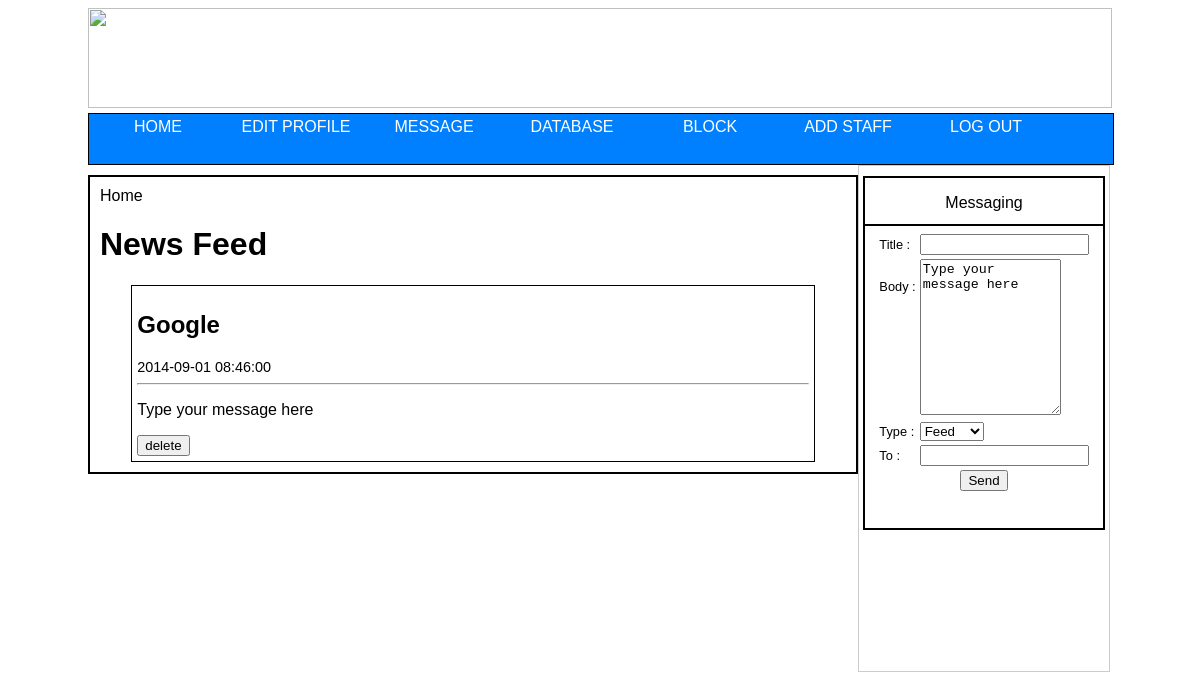
Page /index.php (signed in) on the committed database.
### tables this page shows
CREATE TABLE IF NOT EXISTS `message` (
  `message_id` int(11) NOT NULL AUTO_INCREMENT,
  `message_title` text NOT NULL,
  `message_body` text NOT NULL,
  `message_type` enum('private','feed') NOT NULL,
  `message_DateTime` datetime NOT NULL,
  `sender_id` int(11) NOT NULL,
  `receiver_id` int(11) DEFAULT NULL,
  `readd` tinyint(1) NOT NULL,
  PRIMARY KEY (`message_id`),
  UNIQUE KEY `message_id` (`message_id`),
  KEY `sender_id` (`sender_id`),
  KEY `receiver_id` (`receiver_id`)
);

### classes/DB.php (called while the page is built, shortened)
<?php
class DB{
	private static $_instance = null;
	private $_pdo,
			$_query,
			$_error = false,
			$_results,
			$_count = 0;
	private function __construct() {
		try{
			$this->_pdo = new PDO('mysql:host='.Config::get('mysql/host').';dbname='.Config::get('mysql/db'),Config::get('mysql/username'),Config::get('mysql/password'));
		}catch(PDOException $e){
			die($e->getMessage());
		}
	}
	public static function getInstance() {
		if(!isset(self::$_instance)){
			self::$_instance = new DB();
		}
		return self::$_instance;
	}
	public function query($sql, $params = array()){
		if($this->_query = $this->_pdo->prepare($sql)){
			$x = 1;
			if(count($params)){
				foreach($params as $param){
					$this->_query->bindValue($x, $param);
					$x++;
				}
			}
			if($this->_query->execute()){
				$this->_result = $this->_query->fetchAll(PDO::FETCH_OBJ);
				$this->_count = $this->_query->rowCount();
			}else{
				$this->_error = true;
				var_dump($this->_query->errorInfo());
			}
		}
		return $this;
	}
	private function action($action, $table, $where){
			if(count($where)==3){
			    $operators = array('=','<=','>=','!=','');
				    $field = $where[0];
				 $operator = $where[1];
				    $value = $where[2];
				if(in_array($operator, $operators)){
						$sql = "{$action} FROM {$table} WHERE {$field} {$operator} ?";
					if(!$this->query($sql, array($value))->error()){
						return $this;
					}
				}
			}else{
				$sql = "SELECT * FROM {$table}";
				if(!$this->query($sql)->error()){
					return $this;
				}
			}
		return false;
	}
	public function get($table, $where = null){
		return $this->action('SELECT *',$table,$where);
	}
	public function error(){
		return $this->_error;
	}
	public function result(){
		return $this->_result;
	}
	public function count(){
		return $this->_count;
	}
}

### classes/Config.php (called while the page is built)
<?php
class Config {
	public static function get($path = null) {
		if($path){
			$config = $GLOBALS['config'];
			$path = explode('/',$path);
			foreach($path as $lol) {
				if(isset($config[$lol])) {
					$config = $config[$lol];
				}
			}
			return $config;
		}
		return false;
	}
}

### classes/Message.php (the view, shortened to what this page needs)
<?php
class Message{
	private $_db,
			$_id,
			$_message_data,
			$_inbox,
			$_read;
	public function __construct($id = null,$message = null){
		$this->_db = DB::getInstance();
	}
	public function print_messages($type,$GroupNo=null){
		if($type == 'feed'){
			$messages = $this->get_feed();
			if($messages){
				foreach($messages as $message){
					echo'<div id="feed">';
					echo'<h2>'.$message->message_title.'</h2>';
					echo'<div id="date">'.$message->message_DateTime.'</div>';
					echo'<hr>';
					echo'<p>'.$message->message_body.'</p>';
					if($GroupNo == 3){
						echo '<form action method="GET">';
						echo '<input type="submit" value="delete"/>';
						echo '</form>';
					}
					echo'</div>';
				}
				return true;
			}
		}
		return false;
	}
	public function get_feed(){
		return array_reverse($this->_db->query('SELECT * FROM message WHERE receiver_id IS NULL')->result());
	}
}
?>

### css/hostelRegistration.css (style rules this page uses)
body { font-family : Arial, Helvetica,san-serif; }
#feed { width: 90%; border: 1px solid black; padding: 5px 5px 5px 5px; margin-top: 5px; margin-right: auto; margin-left: auto; }
#date { font-size: 90%; }

### rows in the picture
message: message_title "Google", message_DateTime "2014-09-01 08:46:00", message_body "Type your message here"

### other values in the picture
$title "Home"
